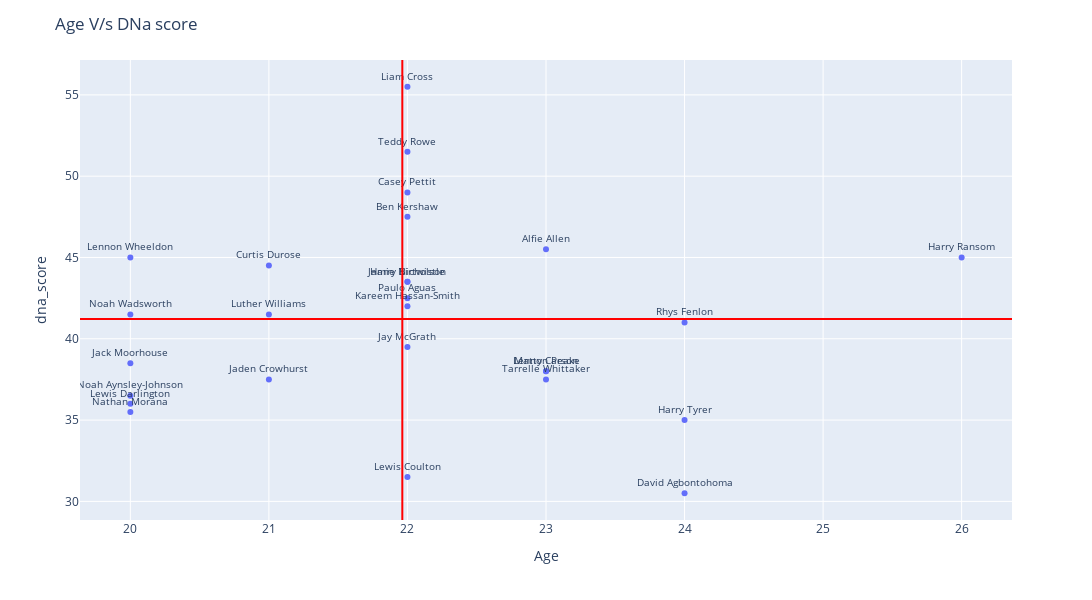

This figure's notebook cell:
### Markdown cell above
Squad DNA score vs the Age.

### Code cell
fig = px.scatter(squad_df, 'Age', 'dna_score', hover_data=['Name', 'Position'], text="Name", width=1200, height=600)
fig.update_traces(textposition='top center', textfont_size=10)
fig.update_layout(
    title_text='Age V/s DNa score',
     
)
fig.add_hline(squad_df['dna_score'].mean(), line_color='red')
fig.add_vline(squad_df['Age'].mean(), line_color='red')
fig.show()

### Figure 1 — Plotly figure (JSON) as saved in the notebook; plotly's stock layout.template omitted (floating-point values rounded to 4 significant figures)
{"data": [{"customdata": [["Harry Tyrer", "GK"], ["Harry Birtwistle", "D/WB (R)"], ["Harry Ransom", "D (C), DM, M (C)"], ["Noah Wadsworth", "D (LC), DM"], ["Paulo Aguas", "D/WB/M/AM (L)"], ["Ben Kershaw", "D (C), DM, M (C)"], ["Teddy Rowe", "M/AM (C)"], ["Alfie Allen", "DM, M (C)"], ["Jack Moorhouse", "M (C), AM (RC)"], ["Tarrelle Whittaker", "AM (RL), ST (C)"], ["Lennon Wheeldon", "ST (C)"], ["Lewis Darlington", "ST (C)"], ["David Agbontohoma", "D (C)"], ["Rhys Fenlon", "M/AM (RL), ST (C)"], ["Liam Cross", "M (C), AM (LC)"], ["Luther Williams", "D (C)"], ["Lennon Peake", "AM (RL)"], ["Matty Carson", "D (LC), M/AM (L)"], ["Kareem Hassan-Smith", "D/WB/M/AM (R)"], ["Casey Pettit", "DM, M (C)"], ["Lewis Coulton", "D/WB (L)"], ["Jay McGrath", "D (LC)"], ["Jaden Crowhurst", "D (R)"], ["Curtis Durose", "DM, M (RC), AM (R)"], ["Jamie Nicholson", "M (L), AM (LC), ST (C)"], ["Nathan Morana", "GK"], ["Noah Aynsley-Johnson", "ST (C)"]], "hovertemplate": "Age=%{x}<br>dna_score=%{y}<br>Name=%{customdata[0]}<br>Position=%{customdata[1]}<extra></extra>", "legendgroup": "", "marker": {"color": "#636efa", "symbol": "circle"}, "mode": "markers+text", "name": "", "orientation": "v", "showlegend": false, "text": ["Harry Tyrer", "Harry Birtwistle", "Harry Ransom", "Noah Wadsworth", "Paulo Aguas", "Ben Kershaw", "Teddy Rowe", "Alfie Allen", "Jack Moorhouse", "Tarrelle Whittaker", "Lennon Wheeldon", "Lewis Darlington", "David Agbontohoma", "Rhys Fenlon", "Liam Cross", "Luther Williams", "Lennon Peake", "Matty Carson", "Kareem Hassan-Smith", "Casey Pettit", "Lewis Coulton", "Jay McGrath", "Jaden Crowhurst", "Curtis Durose", "Jamie Nicholson", "Nathan Morana", "Noah Aynsley-Johnson"], "textfont": {"size": 10}, "textposition": "top center", "type": "scatter", "x": [24, 22, 26, 20, 22, 22, 22, 23, 20, 23, 20, 20, 24, 24, 22, 21, 23, 23, 22, 22, 22, 22, 21, 21, 22, 20, 20], "xaxis": "x", "y": [35, 43.5, 45, 41.5, 42.5, 47.5, 51.5, 45.5, 38.5, 37.5, 45, 36, 30.5, 41, 55.5, 41.5, 38, 38, 42, 49, 31.5, 39.5, 37.5, 44.5, 43.5, 35.5, 36.5], "yaxis": "y"}], "layout": {"height": 600, "legend": {"tracegroupgap": 0}, "margin": {"t": 60}, "shapes": [{"line": {"color": "red"}, "type": "line", "x0": 0, "x1": 1, "xref": "x domain", "y0": 41.22, "y1": 41.22, "yref": "y"}, {"line": {"color": "red"}, "type": "line", "x0": 21.96, "x1": 21.96, "xref": "x", "y0": 0, "y1": 1, "yref": "y domain"}], "title": {"text": "Age V/s DNa score"}, "width": 1200, "xaxis": {"anchor": "y", "autorange": true, "domain": [0, 1], "range": [19.64, 26.36], "title": {"text": "Age"}, "type": "linear"}, "yaxis": {"anchor": "x", "autorange": true, "domain": [0, 1], "range": [28.85, 57.15], "title": {"text": "dna_score"}, "type": "linear"}}}
